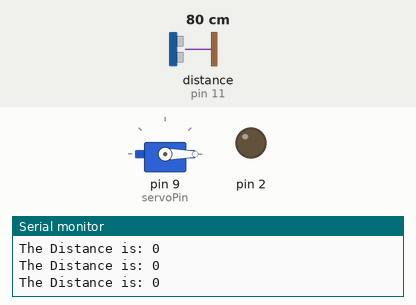
A sketch run on a simulated Arduino Mega 2560, built with avr-gcc and run on an emulated ATmega2560. Parts: servo, output pins drawn as LEDs (lit = HIGH), the last lines printed to the serial monitor. The inputs (shaded band) are chosen by the test bench; at power-on: distance to the obstacle (sensor on pin 11) 80 cm.

Above: at 1.2 s.
1.3 s: distance to the obstacle (sensor on pin 11) set to 18 cm
At 2.5 s:
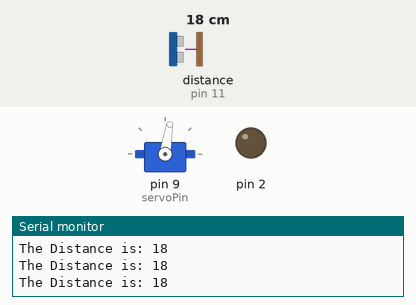
2.8 s: distance to the obstacle (sensor on pin 11) set to 9 cm
At 4.0 s:
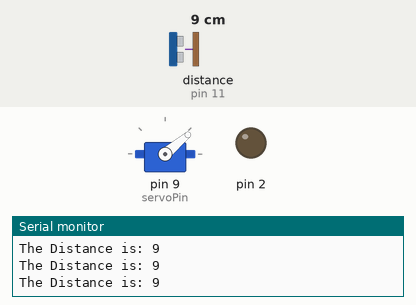
4.3 s: distance to the obstacle (sensor on pin 11) set to 35 cm
At 5.1 s:
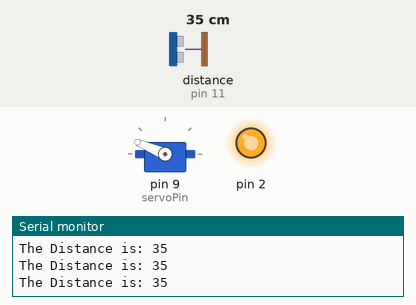
5.8 s: distance to the obstacle (sensor on pin 11) set to 60 cm
At 6.9 s:
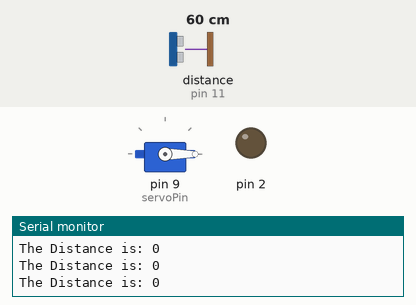
7.3 s: distance to the obstacle (sensor on pin 11) set to 37 cm
At 7.8 s:
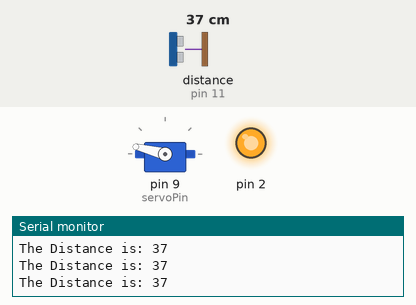
Timing chart, 0 to 9.8 s (numbered marks = the images above; inputs shaded):
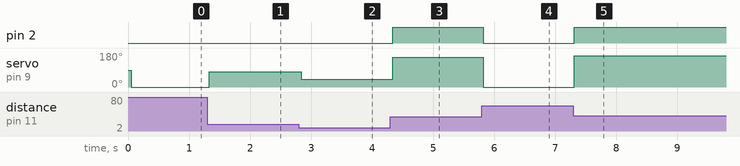

Measured:
- after the input at 1.3 s, servo on pin 9 (servoPin): 0° → 81° at once
- after the input at 2.8 s, servo on pin 9 (servoPin): 81° → 40° at once
- after the input at 4.3 s, pin 2: LOW → HIGH at once; servo on pin 9 (servoPin): 40° → 157° at once
- after the input at 5.8 s, pin 2: HIGH → LOW at once; servo on pin 9 (servoPin): 157° → 0° at once
- after the input at 7.3 s, pin 2: LOW → HIGH at once; servo on pin 9 (servoPin): 0° → 166° at once

The sketch:

sketch_apr29a.ino
```cpp
#include <NewPing.h>
#include <Servo.h>
NewPing sonar (10,11, 40);
Servo Servo1;
int max = 40;
int servoPin = 9;


void setup() {
  // put your setup code here, to run once:
  Servo1.attach(servoPin);
  Serial.begin(9600);
  delay(50);
  pinMode(2,OUTPUT);

}

void loop() {
  int distance = sonar.ping_cm();

  if (distance >= (max/2)){
    digitalWrite(2,HIGH);
  } else{
    digitalWrite(2,LOW);
  }


  Serial.print("The Distance is: ");
  Serial.println(distance);
  int angle = map(distance, 0, 40, 0, 180);
  Servo1.write(angle);
  delay(50);
}
```
